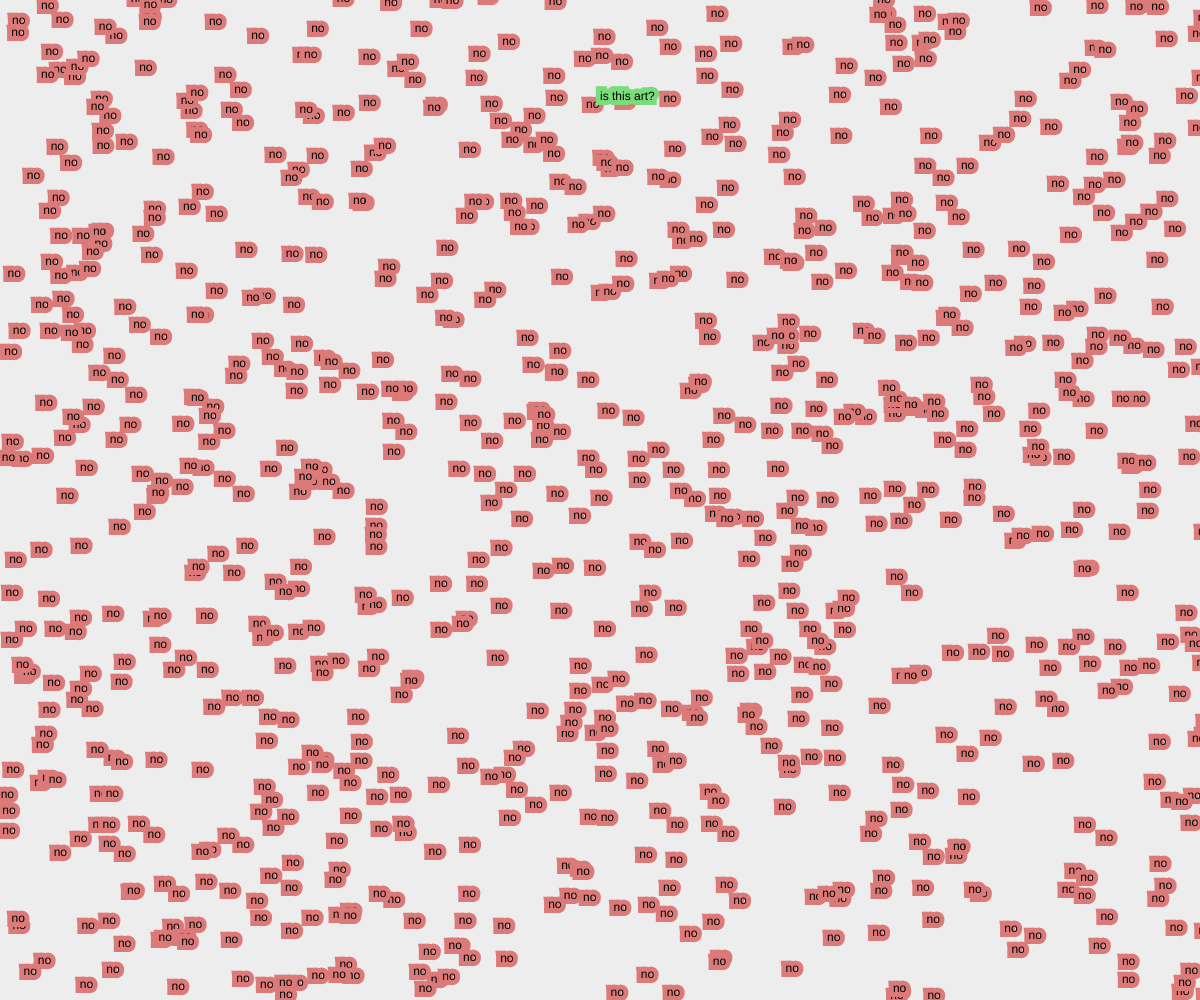
Frame 1 (no input)
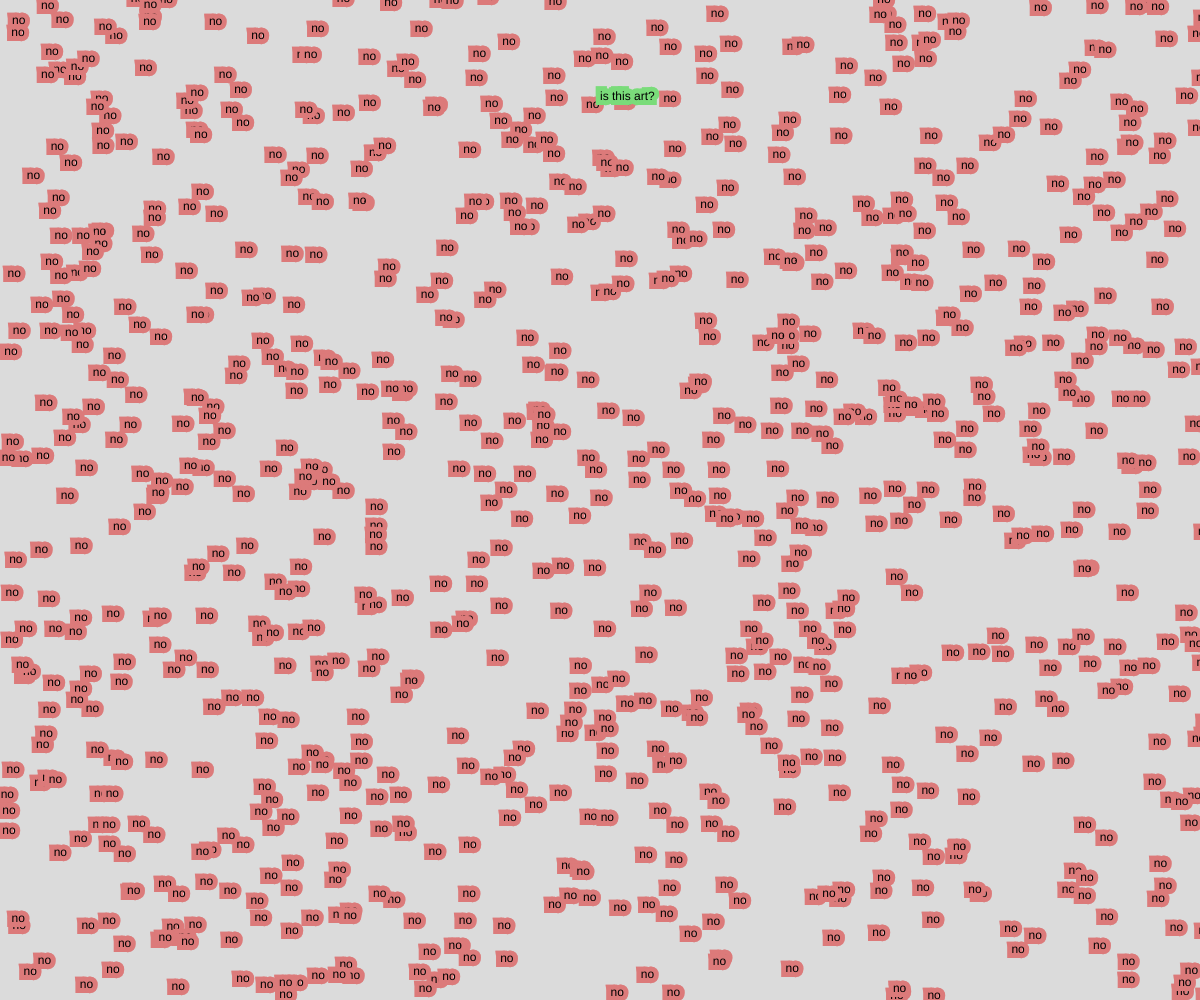
Frame 60 (no input)
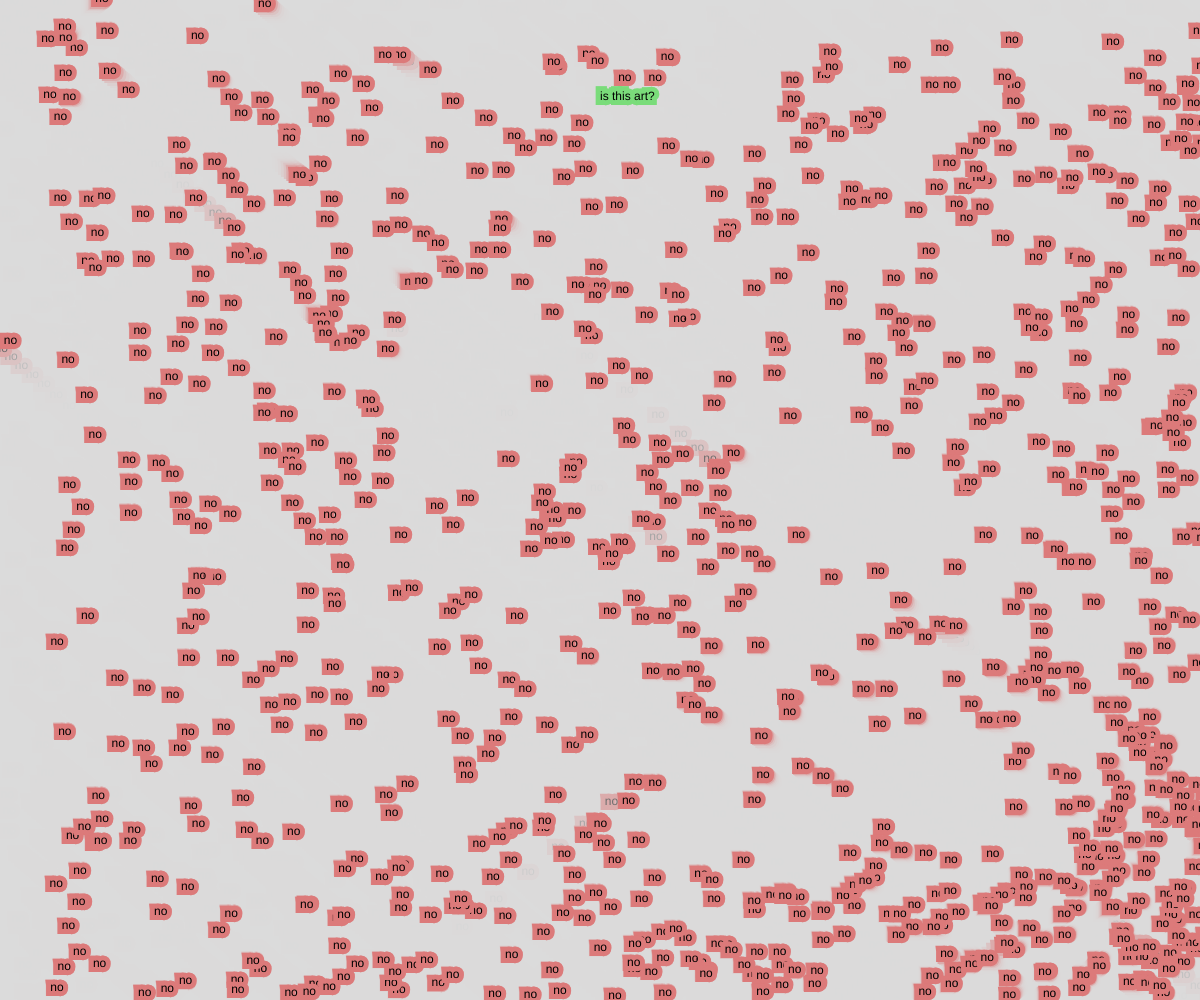
Frame 120 (the mouse pressed at the canvas centre since frame 60)

The p5.js sketch that drew these frames (run headless with seeded random() and noise() and a simulated clock; from frame 60 on, the mouse is pressed at the canvas centre):

// p5.js sketch
// ── sketch.js
// Original by https://www.openprocessing.org/sketch/529835

var particlesQuantity = 900;

var positionX = new Array(particlesQuantity);
var positionY = new Array(particlesQuantity);
var velocityX = new Array(particlesQuantity).fill(0);
var velocityY = new Array(particlesQuantity).fill(0);

function setup() {
	createCanvas(windowWidth, windowHeight);
	stroke(64, 255, 255);

	for (var particle = 1; particle < particlesQuantity; particle++) {
		positionX[particle] = random(0, width);
		positionY[particle] = random(0, height);
	}

	positionX[0] = 0;
	positionY[0] = 0;
	frameRate(30);
}

function draw() {
	background(220, 128);

	velocityX[0] = velocityX[0] * 0.5 + (mouseX - positionX[0]) * 0.9;
	velocityY[0] = velocityY[0] * 0.5 + (mouseY - positionY[0]) * 0.9;

	positionX[0] += velocityX[0];
	positionY[0] += velocityY[0];

	if (frameCount % 1000 == 0) {
		reset();
	}

	for (var particle = 1; particle < particlesQuantity; particle++) {
		var whatever = 1024 / (sq(positionX[0] - positionX[particle]) + sq(positionY[0] - positionY[particle]));
		whatever = whatever * 2;

		velocityX[particle] = velocityX[particle] * 0.95 + (velocityX[0] - velocityX[particle]) * whatever;
		velocityY[particle] = velocityY[particle] * 0.95 + (velocityY[0] - velocityY[particle]) * whatever;

		positionX[particle] += velocityX[particle];
		positionY[particle] += velocityY[particle];

		if ((positionX[particle] < 0 && velocityX[particle] < 0) || (positionX[particle] > width && velocityX[particle] > 0)) {
			velocityX[particle] = -velocityX[particle];
		}

		if ((positionY[particle] < 0 && velocityY[particle] < 0) || (positionY[particle] > height && velocityY[particle] > 0)) {
			velocityY[particle] = -velocityY[particle];
		}
		stroke(220, 122, 122, 255);
		strokeWeight(10);

		// point(positionX[particle], positionY[particle]);
		text("no", positionX[particle], positionY[particle])

	}
	stroke(122, 220, 122, 255);
	strokeWeight(10);
	text("is this art?", width / 2, height / 10);
}

function reset() {
	for (var particle = 1; particle < particlesQuantity; particle++) {
		positionX[particle] = random(0, width);
		positionY[particle] = random(0, height);
	}
}

function mousePressed() {
	reset();
}
